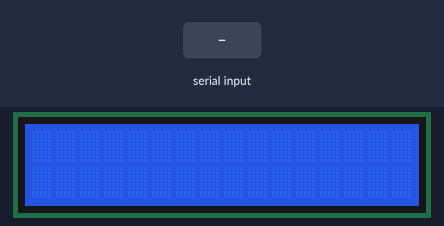
Recording of a sketch running on a simulated Arduino Uno, built with avr-gcc and run on an emulated ATmega328P. On the bench: 16×2 character LCD. The inputs (shaded band) are chosen by the test bench. What the sketch prints to the serial monitor is not drawn.

Above: at 1.2 s.
1.3 s: "12345" received over Serial
At 3.3 s:
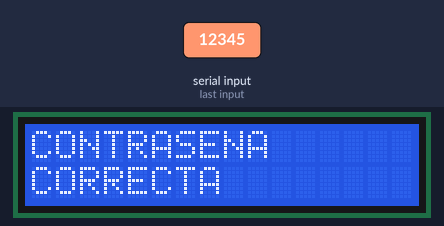
3.8 s: "1" received over Serial
At 5.1 s:
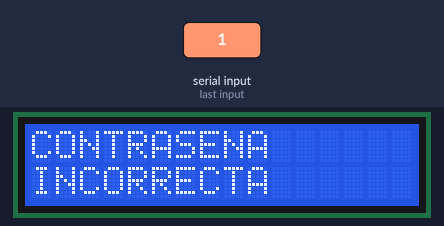
Timing chart, 0 to 6.8 s (numbered marks = the images above; inputs shaded):
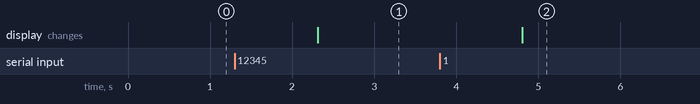

Measured:
- after the input at 1.3 s, the display: changes after 1.0 s (image 1)
- after the input at 3.8 s, the display: changes after 1.0 s (image 2)

The sketch:

EncaladaTatiana_LCD_Contrase_a_Ebebidos.ino
```cpp
#include <LiquidCrystal.h>                             //libreria para  LCD


LiquidCrystal lcd (12,11,5,4,3,2);                   //activacion de pines para la LCD

String contrasena;                                   //variable contraseña
String msm1 = "CONTRASENA";                          // variable con el mensaje contraseña
String msm2 = "CORRECTA";                 // variable con el mensaje contraseña correcta
String msm3 = "INCORRECTA";               // variable con el mensaje contraseña incorrecta


void setup() {

    Serial.begin(9600);                              //cantidad de vaudios,numero de simbolos que se envian por minuto
    lcd.begin(16,2);                                 //asignacion de la LDC para 16 columnas y 2 filas
    Serial.println("INGRESE CONTRASENA");            //ingrese el usuario contraseña
}

void loop()
  {

  if (Serial.available()>0)                         //lee el dato
   {
    contrasena=Serial.readString();                 //Lee el dato ingresado por teclado
    Serial.println(contrasena);                     //Imprime elmensaje
    lcd.clear();                                    //limpia la LCD

    if(contrasena=="12345")                         //Compara el texto ingresado con la contraseña que se genero
      {
      lcd.setCursor(0,0);                           //Ubica cursor lcd posicion 0,0
      lcd.print(msm1);                              //Imprime el mensaje contraseña correcta
      lcd.setCursor(0,1);                           // Ubica cursor lcd posicion 0,1
      lcd.print(msm2);                              //Imprime mensaje contraseña
    }
    else                                            //para la contraseña incorrecta envia lo siguiente
      {
      lcd.setCursor(0,0);                           //Ubica cursor lcd posicion 0,0
      lcd.print(msm1);                              //Imprime contraseña incorrecta
      lcd.setCursor(0,1);                           //Ubica cursor lcd posicion 0,1
      lcd.print(msm3);                              //Imprime contraseña
    }
  }
 }
```
